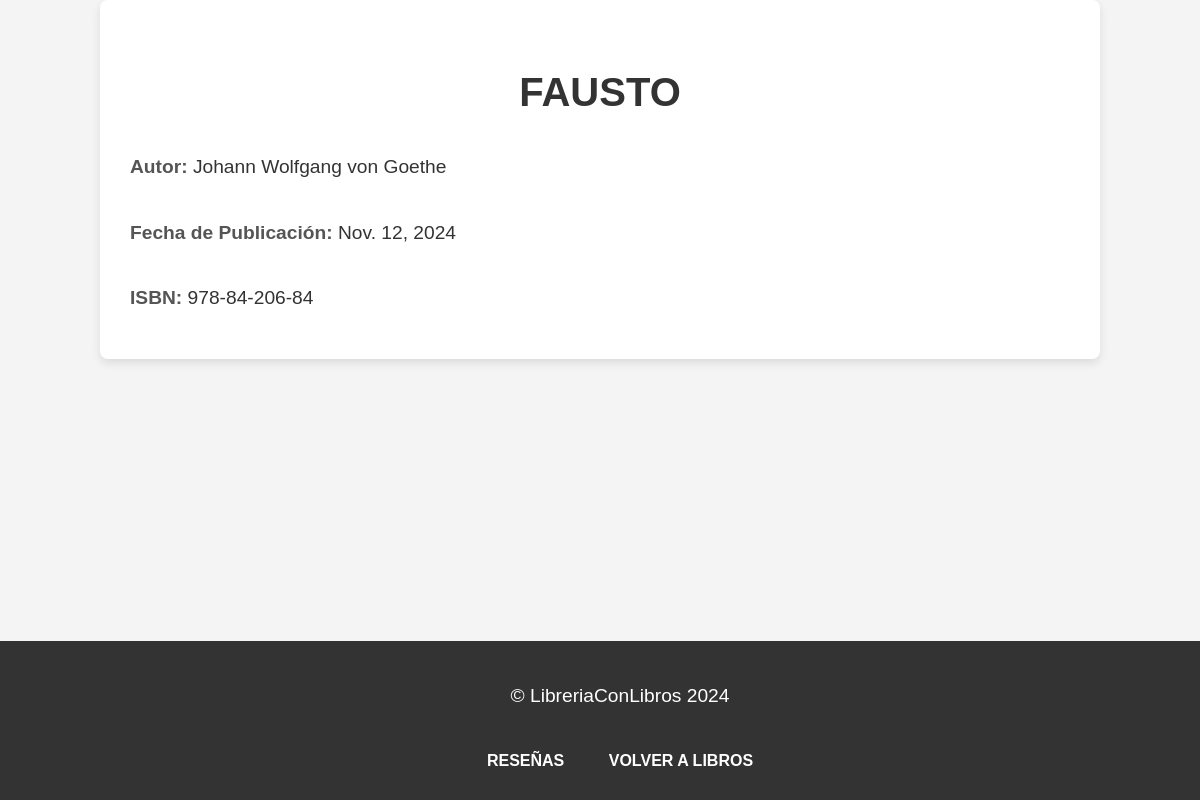
The app's page /libros/1/ with its own data.
### reviews/models.py (models this page shows, shortened)
class Libro(models.Model):
    titulo = models.CharField(max_length=200)
    autor = models.CharField(max_length=100)
    fecha_publicacion = models.DateField()
    isbn = models.CharField(max_length=13)

### reviews/views.py (the view)
# urls.py: path('libros/<int:pk>/', views.detalles_libro, name='detalles_libro'),
def detalles_libro(request, pk):
    libro = get_object_or_404(Libro, pk=pk)
    return render(request, 'reviews/detalles_libro.html', {'libro': libro})

### reviews/templates/reviews/detalles_libro.html (shortened to what this page needs)
<!DOCTYPE html>
<html lang="es">
<head>
    {% load static %}
    <link rel="stylesheet" type="text/css" href="{% static 'reviews/css/detalles_libro.css' %}">
</head>
<body>
    <div class="container">
        <h1>{{ libro.titulo }}</h1>
        <p><strong>Autor:</strong> {{ libro.autor }}</p>
        <p><strong>Fecha de Publicación:</strong> {{ libro.fecha_publicacion }}</p>
        <p><strong>ISBN:</strong> {{ libro.isbn }}</p>
    </div>
    <footer>
        <p>&copy; LibreriaConLibros 2024</p>
        <a href="http://127.0.0.1:8000/resenas/" class="ir-a-resenas">RESEÑAS</a>
		<a href="http://127.0.0.1:8000/libros/" class="ir-a-resenas">VOLVER A LIBROS</a>
    </footer>
</body>
</html>

### reviews/static/reviews/css/detalles_libro.css (style rules this page uses)
body { font-family: Arial, sans-serif; background-color: #f4f4f4; color: #333; margin: 0; padding: 0; }
h1 { text-align: center; color: #333; margin-top: 50px; font-size: 2.5em; }
p { font-size: 1.2em; line-height: 1.6; margin: 10px 0; padding: 10px; }
strong { color: #555; }
.container { width: 80%; margin: 0 auto; background-color: #fff; padding: 20px; border-radius: 8px; box-shadow: 0 4px 10px rgba(0, 0, 0, 0.1); }
.container p { margin-bottom: 15px; }
footer { text-align: center; padding: 20px; background-color: #333; color: white; position: fixed; bottom: 0; width: 100%; margin-top: 50px; }
footer a.ir-a-resenas { display: inline-block; margin-top: 10px; color: #fff; text-decoration: none; font-weight: bold; padding: 10px 20px; background-color: #333; border-radius: 5px; transition: background-color 0.3s ease; }

### records on screen
Libro: titulo "FAUSTO", autor "Johann Wolfgang von Goethe", fecha_publicacion "Nov. 12, 2024", isbn "978-84-206-84"
